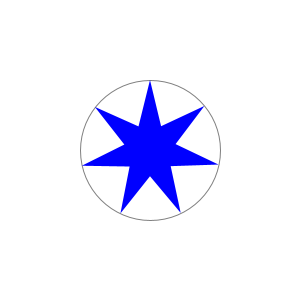
Frame 1 (no input)
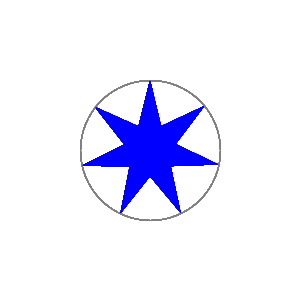
Frame 60 (the mouse pressed at the canvas centre just before this capture)
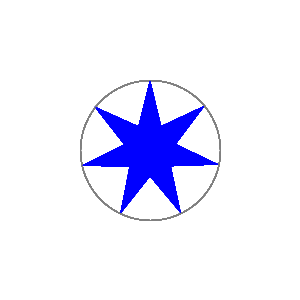
Frame 120 (the mouse held since frame 60 and released just before this capture)

The Processing sketch that drew these frames (run headless with seeded random() and noise(); from frame 60 on, the mouse is pressed at the canvas centre):

// Processing sketch: fp_pg_q_06_10
// ── fp_pg_q_06_10.pde
/*
問題 6.10 300×300 画素のウインドウの位置 (x, y) を中心とする半径 r 画素の円に内接する n 頂点の★を描画するメ
ソッドを作成せよ．void nStar(int n, int d, int x, int y) ただし，(150, 150) の位置に半径 70 画素の円に
内接する 7 頂点の★を描画せよ．
*/
void setup() {
  //size(642, 338);
  size(300, 300);
  background(255, 255, 255);
}

void draw(){
  int r = 70;
  int x = 150;
  int y = 150;
  noFill();
  stroke(128, 128, 128);
  ellipse(x, y, (r * 2), (r * 2));
  noStroke();
  fill(0, 0, 255);
  nStar(7, r, x, y);
}

void nStar(int n, int d, int x, int y){
  float CircumscribedCircle = float(d);
  float InscribedCircle = (CircumscribedCircle / 2) * 0.75;
  int p = n;
  int cnt = p * 2;
  float radius = 0;
  float rotatete = PI/2;
  // http://www.d-improvement.jp/learning/processing/2011-a/08.html
  pushMatrix();
  translate(x, y);
  rotate(rotatete);
  beginShape();
  for (int i = 1; i <= cnt; i++) {
    if (i % 2 == 0) {
      radius = InscribedCircle;
    } else {
      radius = CircumscribedCircle;
    }
    vertex(radius * cos(radians(360 * i/cnt)), radius * sin(radians(360 * i/cnt)));
  }
  endShape(CLOSE);
  popMatrix();
}
